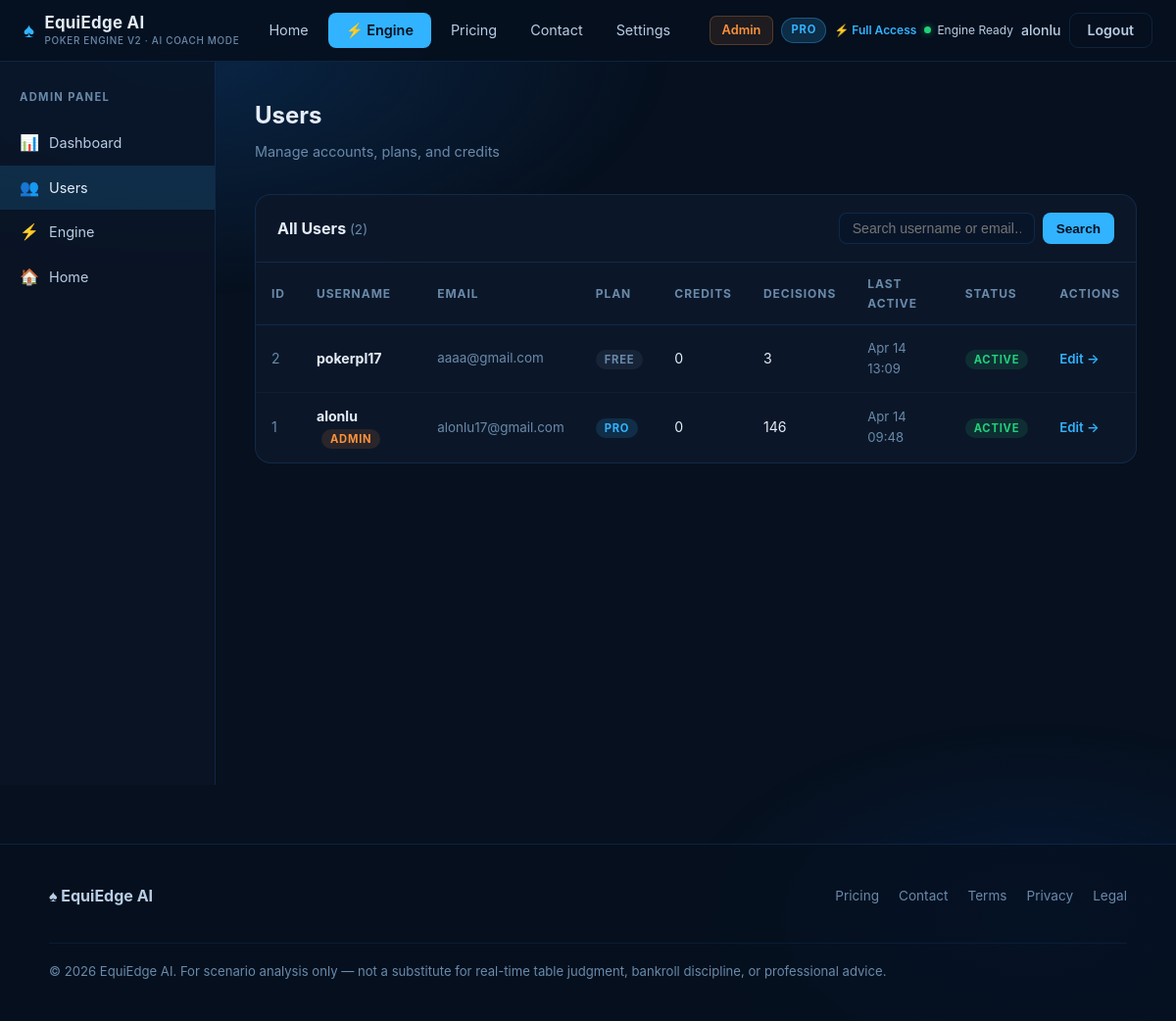
/admin/users (signed in), run on an earlier commit of the app's database.
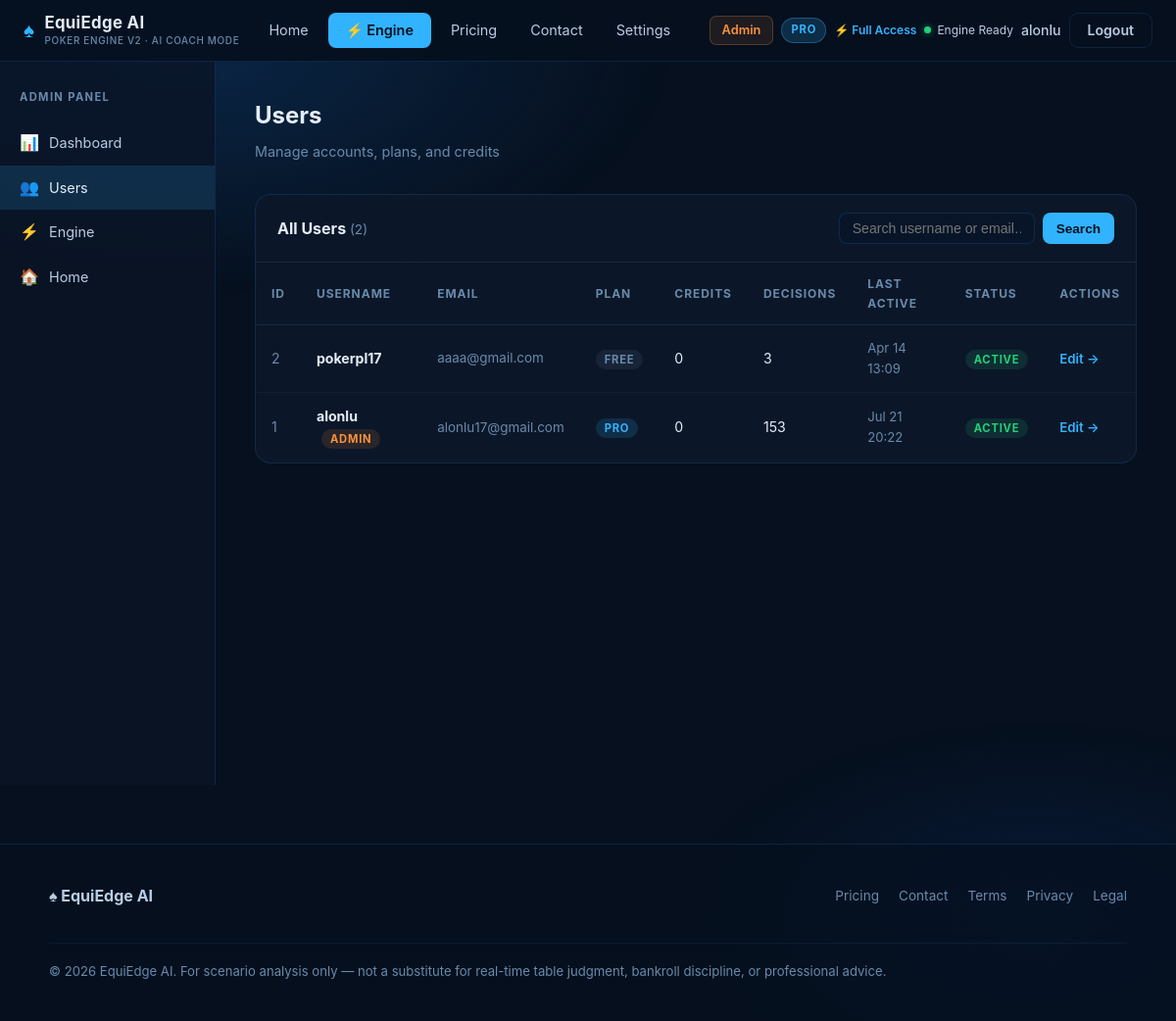
And on a later commit of the database.
### models/user.py (models this page shows, shortened)
class User(UserMixin, db.Model):
    __tablename__ = "users"
    id              = db.Column(db.Integer, primary_key=True)
    username        = db.Column(db.String(64),  unique=True, nullable=False, index=True)
    email           = db.Column(db.String(120), unique=True, nullable=False, index=True)
    password_hash   = db.Column(db.String(256), nullable=False)
    plan            = db.Column(db.String(20),  nullable=False, default="none")
    plan_active     = db.Column(db.Boolean,     nullable=False, default=False)
    plan_expires_at = db.Column(db.DateTime,    nullable=True)   # legacy — not used for access
    purchased_at    = db.Column(db.DateTime,    nullable=True)   # when the tier was granted
    credits         = db.Column(db.Integer,     nullable=False, default=0)
    total_decisions = db.Column(db.Integer,     nullable=False, default=0)
    last_used_at    = db.Column(db.DateTime,    nullable=True)
    is_active       = db.Column(db.Boolean,     nullable=False, default=True)
    is_admin        = db.Column(db.Boolean,     nullable=False, default=False)
    created_at      = db.Column(db.DateTime,    nullable=False, default=datetime.utcnow)
    updated_at      = db.Column(db.DateTime,    nullable=False, default=datetime.utcnow,
                                onupdate=datetime.utcnow)
    def has_active_plan(self) -> bool:
        return self.plan_active and self.plan != "none"
    def get_plan_tier(self) -> str:
        if self.has_active_plan():
            return self.plan  # 'pro' or 'beginner'
        if self.credits > 0:
            return "credits"
        return "none"
    def get_feature_tier(self) -> str:
        if self.has_active_plan() and self.plan == "pro":
            return "pro"
        return "beginner"

### admin/routes.py (the view)
@admin_bp.route("/users")
@admin_required
def users():
    search = request.args.get("q", "").strip()
    query  = User.query
    if search:
        like  = f"%{search}%"
        query = query.filter(
            User.username.ilike(like) | User.email.ilike(like)
        )
    all_users = query.order_by(User.created_at.desc()).all()
    return render_template("admin/users.html", users=all_users, search=search)

### admin/routes.py (called while the page is built)
def admin_required(f):
    @wraps(f)
    @login_required
    def decorated(*args, **kwargs):
        if not current_user.is_admin:
            abort(403)
        return f(*args, **kwargs)
    return decorated

### templates/admin/users.html (shortened to what this page needs)
{% extends "admin/base_admin.html" %}
{% block admin_content %}
<div class="admin-page-title">Users</div>
<div class="admin-page-sub">Manage accounts, plans, and credits</div>
<div class="admin-table-wrap">
  <div class="admin-table-head">
    <h3>All Users <span style="color:var(--muted);font-weight:400;font-size:.85rem;">({{ users | length }})</span></h3>
    <form method="GET" action="{{ url_for('admin.users') }}" style="display:flex;gap:8px;">
      <input class="admin-search" type="text" name="q"
             placeholder="Search username or email…" value="{{ search }}" />
      <button type="submit" style="padding:7px 14px;background:var(--accent);color:#06101e;border:none;border-radius:8px;font-size:.85rem;font-weight:600;cursor:pointer;">
        Search
      </button>
    </form>
  </div>
  <table>
    <thead>
      <tr>
        <th>ID</th>
        <th>Username</th>
        <th>Email</th>
        <th>Plan</th>
        <th>Credits</th>
        <th>Decisions</th>
        <th>Last Active</th>
        <th>Status</th>
        <th>Actions</th>
      </tr>
    </thead>
    <tbody>
      {% for user in users %}
      <tr>
        <td style="color:var(--muted);">{{ user.id }}</td>
        <td>
          <b>{{ user.username }}</b>
          {% if user.is_admin %}<span class="table-badge badge-admin" style="margin-left:5px;">Admin</span>{% endif %}
        </td>
        <td style="color:var(--muted);font-size:.84rem;">{{ user.email }}</td>
        <td>
          {% if user.plan == 'pro' and user.plan_active %}
            <span class="table-badge badge-pro">Pro</span>
          {% elif user.plan == 'beginner' and user.plan_active %}
            <span class="table-badge badge-beginner">Beginner</span>
          {% else %}
            <span class="table-badge badge-none">Free</span>
          {% endif %}
        </td>
        <td>{{ user.credits }}</td>
        <td>{{ user.total_decisions }}</td>
        <td style="color:var(--muted);font-size:.82rem;">
          {{ user.last_used_at.strftime('%b %d %H:%M') if user.last_used_at else '—' }}
        </td>
        <td>
          {% if user.is_active %}
            <span class="table-badge badge-active">Active</span>
          {% else %}
            <span class="table-badge badge-inactive">Inactive</span>
          {% endif %}
        </td>
        <td>
          <a href="{{ url_for('admin.user_detail', user_id=user.id) }}"
             class="table-action-link">Edit →</a>
        </td>
      </tr>
      {% else %}
      <tr>
        <td colspan="9" style="text-align:center;color:var(--muted);padding:28px;">
          {% if search %}No users match "{{ search }}".{% else %}No users found.{% endif %}
        </td>
      </tr>
      {% endfor %}
    </tbody>
  </table>
</div>
{% endblock %}

### templates/admin/base_admin.html (shortened to what this page needs)
{% extends "base.html" %}
{% block content %}
<div class="admin-layout">
  <aside class="admin-sidebar">
    <div class="admin-sidebar-title">Admin Panel</div>
    <nav class="admin-nav">
      <a href="{{ url_for('admin.dashboard') }}"
         class="{% if request.endpoint == 'admin.dashboard' %}active{% endif %}">
        <span class="nav-icon">📊</span> Dashboard
      </a>
      <a href="{{ url_for('admin.users') }}"
         class="{% if request.endpoint in ['admin.users', 'admin.user_detail'] %}active{% endif %}">
        <span class="nav-icon">👥</span> Users
      </a>
      <a href="{{ url_for('pages.app_page') }}">
        <span class="nav-icon">⚡</span> Engine
      </a>
      <a href="{{ url_for('pages.home') }}">
        <span class="nav-icon">🏠</span> Home
      </a>
    </nav>
  </aside>
  <main class="admin-main">
    {% block admin_content %}{% endblock %}
  </main>
</div>
{% endblock %}

### templates/base.html (shortened to what this page needs)
<!DOCTYPE html>
<html lang="en">
<head>
  <link rel="stylesheet" href="{{ url_for('static', filename='css/global.css') }}?v=3" />
</head>
<body>
{% block navbar %}
<nav class="site-nav">
  <div class="nav-inner">
    <a href="{{ url_for('pages.home') }}" class="nav-brand">
      <span class="nav-brand-icon">♠</span>
      <span class="nav-brand-text">
        EquiEdge AI
        <span class="nav-brand-sub">Poker Engine v2 · AI Coach Mode</span>
      </span>
    </a>
    <div class="nav-links">
      <a href="{{ url_for('pages.home') }}"
         class="{% if request.endpoint == 'pages.home' %}active{% endif %}">Home</a>
      {% if current_user.is_authenticated %}
      <a href="{{ url_for('pages.app_page') }}"
         class="nav-engine-btn {% if request.endpoint == 'pages.app_page' %}active{% endif %}">
        ⚡ Engine
      </a>
      {% endif %}
      <a href="{{ url_for('pages.pricing') }}"
         class="{% if request.endpoint == 'pages.pricing' %}active{% endif %}">Pricing</a>
      <a href="{{ url_for('pages.contact') }}"
         class="{% if request.endpoint == 'pages.contact' %}active{% endif %}">Contact</a>
      {% if current_user.is_authenticated %}
      <a href="{{ url_for('pages.settings') }}"
         class="{% if request.endpoint == 'pages.settings' %}active{% endif %}">Settings</a>
      {% endif %}
    </div>
    <div class="nav-user">
      {% if current_user.is_authenticated %}
        {% if current_user.is_admin %}
          <a href="{{ url_for('admin.dashboard') }}" class="nav-admin-link">Admin</a>
        {% endif %}
        {% set tier = current_user.get_plan_tier() %}
        {% set ftier = current_user.get_feature_tier() %}
        {% if tier == 'pro' %}
          <span class="plan-badge plan-pro">Pro</span>
        {% elif tier == 'beginner' %}
          <span class="plan-badge plan-beginner">Beginner</span>
        {% elif tier == 'credits' %}
          <span class="plan-badge plan-credits">Credits</span>
        {% else %}
          <span class="plan-badge plan-none">Free</span>
        {% endif %}
        {% if ftier == 'pro' %}
          <span class="nav-plan-status nav-plan-status-pro">⚡ Full Access</span>
        {% elif tier == 'credits' %}
          <span class="nav-plan-status nav-plan-status-credits">
            <span id="headerCreditsCount">{{ current_user.credits }}</span> remaining
          </span>
        {% endif %}
        <div class="nav-engine-status">
          <div class="status-dot"></div>
          Engine Ready
        </div>
        <span class="nav-username">{{ current_user.username }}</span>
        <a href="{{ url_for('auth.logout') }}" class="btn-nav btn-nav-ghost">Logout</a>
      {% else %}
        <a href="{{ url_for('auth.login') }}"    class="btn-nav btn-nav-ghost">Login</a>
        <a href="{{ url_for('auth.register') }}" class="btn-nav btn-nav-primary">Get Started</a>
      {% endif %}
    </div>
  </div>
</nav>
{% endblock navbar %}
<div class="page-wrap">
  {% block content %}{% endblock %}
</div>
{% block footer %}
<footer class="site-footer">
  <div class="footer-inner">
    <div class="footer-brand">♠ EquiEdge AI</div>
    <div class="footer-links">
      <a href="{{ url_for('pages.pricing') }}">Pricing</a>
      <a href="{{ url_for('pages.contact') }}">Contact</a>
      <a href="{{ url_for('pages.terms') }}">Terms</a>
      <a href="{{ url_for('pages.privacy') }}">Privacy</a>
      <a href="{{ url_for('pages.legal') }}">Legal</a>
    </div>
    <div class="footer-copy">
      &copy; 2026 EquiEdge AI. For scenario analysis only — not a substitute for
      real-time table judgment, bankroll discipline, or professional advice.
    </div>
  </div>
</footer>
{% endblock footer %}
</body>
</html>

What changed in the data, as far as the page shows it:
changed User "alonlu": total_decisions "146" → "153"; last_used_at "Apr 14 09:48" → "Jul 21 20:22"
